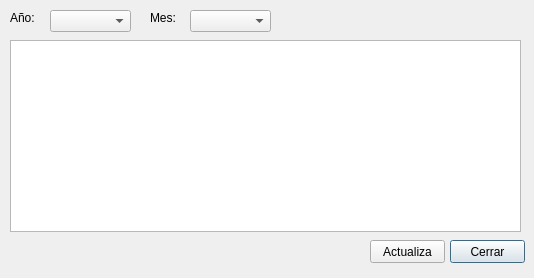
<?xml version="1.0" encoding="UTF-8"?>
<ui version="4.0">
 <class>frm_ver_segparte</class>
 <widget class="QDialog" name="frm_ver_segparte">
  <property name="geometry">
   <rect>
    <x>0</x>
    <y>0</y>
    <width>534</width>
    <height>278</height>
   </rect>
  </property>
  <property name="windowTitle">
   <string>Ver Deducción especial segunda parte</string>
  </property>
  <property name="windowIcon">
   <iconset>
    <normaloff>../../img/windows/main.svg</normaloff>../../img/windows/main.svg</iconset>
  </property>
  <widget class="QTableWidget" name="tv_primeraparte">
   <property name="geometry">
    <rect>
     <x>10</x>
     <y>40</y>
     <width>511</width>
     <height>192</height>
    </rect>
   </property>
  </widget>
  <widget class="QPushButton" name="btn_cerrar">
   <property name="geometry">
    <rect>
     <x>450</x>
     <y>240</y>
     <width>75</width>
     <height>23</height>
    </rect>
   </property>
   <property name="text">
    <string>Cerrar</string>
   </property>
  </widget>
  <widget class="QLabel" name="lbl_0">
   <property name="geometry">
    <rect>
     <x>10</x>
     <y>10</y>
     <width>31</width>
     <height>16</height>
    </rect>
   </property>
   <property name="text">
    <string>Año:</string>
   </property>
  </widget>
  <widget class="QComboBox" name="cmb_year">
   <property name="geometry">
    <rect>
     <x>50</x>
     <y>10</y>
     <width>81</width>
     <height>22</height>
    </rect>
   </property>
  </widget>
  <widget class="QLabel" name="lbl_1">
   <property name="geometry">
    <rect>
     <x>150</x>
     <y>10</y>
     <width>31</width>
     <height>16</height>
    </rect>
   </property>
   <property name="text">
    <string>Mes:</string>
   </property>
  </widget>
  <widget class="QComboBox" name="cmb_mes">
   <property name="geometry">
    <rect>
     <x>190</x>
     <y>10</y>
     <width>81</width>
     <height>22</height>
    </rect>
   </property>
  </widget>
  <widget class="QPushButton" name="btn_actualizar">
   <property name="geometry">
    <rect>
     <x>370</x>
     <y>240</y>
     <width>75</width>
     <height>23</height>
    </rect>
   </property>
   <property name="text">
    <string>Actualiza</string>
   </property>
  </widget>
 </widget>
 <tabstops>
  <tabstop>tv_primeraparte</tabstop>
 </tabstops>
 <resources/>
 <connections/>
</ui>
